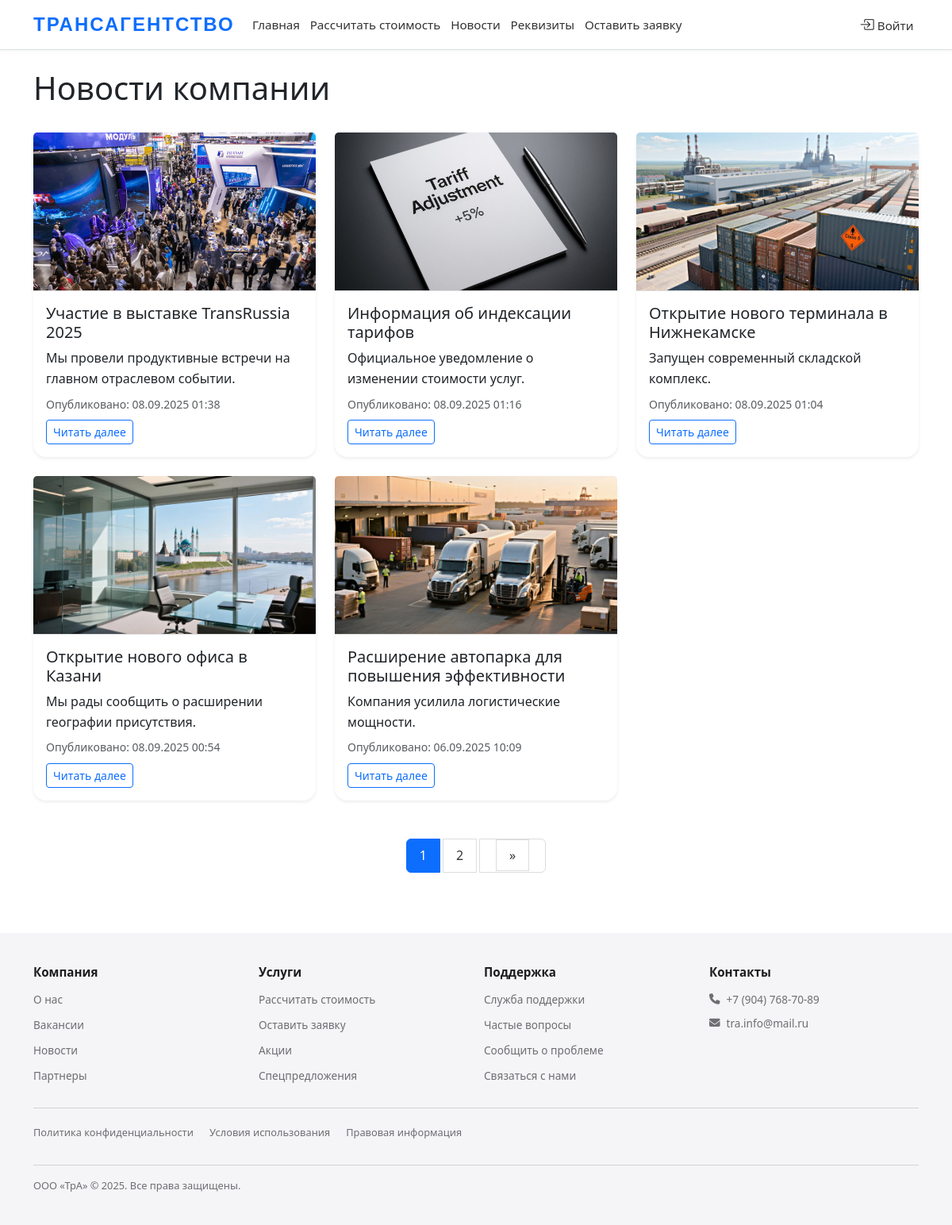
Page /news/ on the committed database.
### main/models.py (models this page shows, shortened)
class News(models.Model):
    title = models.CharField(max_length=200, verbose_name="Заголовок")
    short_description = models.TextField(verbose_name="Краткое описание", help_text="Этот текст будет отображаться в списке новостей")
    content = models.TextField(verbose_name="Полный текст новости")
    created_at = models.DateTimeField(auto_now_add=True, verbose_name="Дата публикации")
    author = models.ForeignKey(User, on_delete=models.CASCADE, verbose_name="Автор")
    class Meta:
        verbose_name = "Новость"
        verbose_name_plural = "Новости"

class NewsImage(models.Model):
    news = models.ForeignKey(News, related_name='images', on_delete=models.CASCADE)
    image = models.ImageField(upload_to='news_images/', verbose_name="Изображение")
    uploaded_at = models.DateTimeField(auto_now_add=True)
    class Meta:
        verbose_name = "Изображение новости"
        verbose_name_plural = "Изображения новостей"

class CompanyRequisites(models.Model):
    full_name = models.CharField(max_length=200, verbose_name="Полное наименование",
                               default='Общество с ограниченной ответственностью "Трансагентство"')
    short_name = models.CharField(max_length=100, verbose_name="Краткое наименование",
                                default='ООО «ТрА»')
    legal_address = models.TextField(verbose_name="Юридический адрес",
                                   default='РТ, 422772, м. р-н Пестречинский, с.п. Кощаковское, д.Званка, ул.Лазурная д.2А')
    postal_address = models.TextField(verbose_name="Почтовый адрес",
                                    default='РТ, 422772, м. р-н Пестречинский, с.п. Кощаковское, д.Званка, ул.Лазурная д.2А')
    phone = models.CharField(max_length=20, verbose_name="Телефон",
                           default='+7 (904) 768-70-89')
    email = models.EmailField(verbose_name="Эл. почта",
                            default='tra.info@mail.ru')
    inn = models.CharField(max_length=12, verbose_name="ИНН",
                         default='1651092275')
    kpp = models.CharField(max_length=9, verbose_name="КПП",
                          default='168601001')
    ogrn = models.CharField(max_length=15, verbose_name="ОГРН",
                           default='1221600078809')
    okpo = models.CharField(max_length=10, verbose_name="ОКПО",
                           default='75376496')
    railway_code = models.CharField(max_length=10, verbose_name="Код жд",
                                   default='4231')
    els_code = models.CharField(max_length=15, verbose_name="Код ЕЛС",
                               default='1006546099')
    bank_name_rub = models.CharField(max_length=200, verbose_name="Банк (руб)",
                                    default='ФИЛИАЛ «НИЖЕГОРОДСКИЙ» АО «АЛЬФА-БАНК»')
    account_rub = models.CharField(max_length=20, verbose_name="Рублёвый р/с",
                                  default='40702810629140008516')
    corr_account_rub = models.CharField(max_length=20, verbose_name="Корр. счёт (руб)",
                                       default='30101810200000000824')
    bik_rub = models.CharField(max_length=9, verbose_name="БИК (руб)",
                              default='042202824')
    bank_name_curr = models.CharField(max_length=200, verbose_name="Банк (вал)",
                                     default='ООО Банк Аверс')
    account_curr = models.CharField(max_length=20, verbose_name="Валютный счёт",
                                   default='4070216300390000051')
    corr_account_curr = models.CharField(max_length=20, verbose_name="Корр. счёт (вал)",
                                        default='30101810500000000774')
    bik_curr = models.CharField(max_length=9, verbose_name="БИК (вал)",
                               default='049205774')
    director = models.CharField(max_length=100, verbose_name="Генеральный директор",
                               default='Давлетшина Алсу Ринатовна')
    class Meta:
        verbose_name = "Реквизиты компании"
        verbose_name_plural = "Реквизиты компании"

### main/views.py (the view)
# urls.py: path('news/', views.news_list, name='news_list'),
def news_list(request: HttpRequest) -> HttpResponse:
    news = News.objects.all().order_by('-created_at').prefetch_related('images')
    paginator = Paginator(news, 5)           # 5 новостей на страницу
    page_obj = paginator.get_page(request.GET.get('page'))
    return render(request, 'main/news_list.html', {**{'page_obj': page_obj}, **base_context(request)})

### main/views.py (called while the page is built)
def base_context(request: HttpRequest) -> dict:
    requisites = CompanyRequisites.objects.first()
    return {'requisites': requisites}

### main/templates/main/news_list.html (shortened to what this page needs)
{% extends 'main/base.html' %}
{% load static %}
{% block content %}
<div class="container mt-4">
    <div class="d-flex justify-content-between align-items-center mb-4">
        <h1>Новости компании</h1>
    </div>
    {% if page_obj %}
        <div class="row g-4">
            {% for news in page_obj %}
            <div class="col-md-6 col-lg-4">
                <div class="card h-100 shadow-sm">
                    {% if news.images.first %}
                    <img src="{{ news.images.first.image.url }}" class="card-img-top"
                         alt="{{ news.title }}" style="height: 200px; object-fit: cover;">
                    {% endif %}
                    <div class="card-body d-flex flex-column">
                        <h2 class="card-title h5">{{ news.title }}</h2>
                        <div class="card-text mb-2">{{ news.short_description|striptags|truncatechars:120 }}</div>
                        <div class="mt-auto">
                            <p class="text-muted small mb-2">
                                Опубликовано: {{ news.created_at|date:"d.m.Y H:i" }}
                            </p>
                            <div class="d-flex justify-content-between align-items-center">
                                <a href="{% url 'news_detail' news.pk %}" class="btn btn-sm btn-outline-primary">
                                    Читать далее
                                </a>
                            </div>
                        </div>
                    </div>
                </div>
            </div>
            {% endfor %}
        </div>
    {% else %}
        <div class="alert alert-info text-center py-4">
            <i class="bi bi-info-circle-fill me-2"></i>Новостей пока нет
        </div>
    {% endif %}
    {% if page_obj.paginator.num_pages > 1 %}
        <div class="mt-5">
            {% include 'main/includes/pagination.html' %}
        </div>
    {% endif %}
</div>
{% endblock %}

### main/templates/main/base.html (shortened to what this page needs)
{% load static %}
<!DOCTYPE html>
<html lang="ru">
<head>
    <link href="https://cdn.jsdelivr.net/npm/bootstrap@5.3.0/dist/css/bootstrap.min.css" rel="stylesheet">
    <link rel="stylesheet" href="https://cdn.jsdelivr.net/npm/bootstrap-icons@1.8.0/font/bootstrap-icons.css">
    <link rel="stylesheet" href="https://cdn.jsdelivr.net/npm/lightbox2@2.11.3/dist/css/lightbox.min.css">
    <link rel="stylesheet" href="https://cdnjs.cloudflare.com/ajax/libs/font-awesome/6.4.0/css/all.min.css">
    <link rel="stylesheet" href="{% static 'css/styles.css' %}">
</head>
<body>
    <nav class="navbar navbar-expand-lg navbar-light bg-white border-bottom">
        <div class="container">
            <a class="navbar-brand fw-bold" href="{% url 'home' %}">
                <span class="text-primary">Трансагентство</span>
            </a>
            <div class="collapse navbar-collapse" id="navbarNav">
                <div class="navbar-nav">
                    <a class="nav-link px-3" href="{% url 'home' %}">Главная</a>
                    <a class="nav-link px-3" href="{% url 'calculate' %}">Рассчитать стоимость</a>
                    <a class="nav-link px-3" href="{% url 'news_list' %}">Новости</a>
                    <a class="nav-link px-3" href="{% url 'requisites' %}">Реквизиты</a>
                    <a class="nav-link px-3" href="{% url 'application' %}">Оставить заявку</a>
                </div>
                <div class="navbar-nav ms-auto">
                    {% if user.is_authenticated %}
                        <a class="nav-link px-3" href="{% url 'profile' %}" style="text-decoration: none;">
                            <i class="bi bi-person-circle me-1"></i>{{ user.username }}
                        </a>
                        {% if not user.is_superuser %}
                            <a class="nav-link px-3" href="{% url 'my_applications' %}">
                                <i class="bi bi-list-check me-1"></i>Мои заявки
                            </a>
                        {% endif %}
                        {% include 'main/includes/logout_form.html' %}
                        {% if user.is_superuser %}
                            <a class="nav-link px-3" href="{% url 'create_news' %}">
                                <i class="bi bi-plus-circle me-1"></i>Добавить новость
                            </a>
                            <a class="nav-link px-3" href="{% url 'application_list' %}">
                                <i class="bi bi-list-check me-1"></i>Заявки
                            </a>
                        {% endif %}
                    {% else %}
                        <a class="nav-link px-3" href="{% url 'login' %}">
                            <i class="bi bi-box-arrow-in-right me-1"></i>Войти
                        </a>
                    {% endif %}
                </div>
            </div>
        </div>
    </nav>
    <main>
        {% block content %}{% endblock %}
    </main>
    {% include 'main/includes/footer.html' %}
</body>
</html>

### main/templates/main/includes/pagination.html (shortened to what this page needs)
{% if page_obj.has_other_pages %}
<nav aria-label="Page navigation">
    <ul class="pagination justify-content-center mt-4">
        {% for num in page_obj.paginator.page_range %}
            {% if page_obj.number == num %}
            <li class="page-item active"><a class="page-link" href="#">{{ num }}</a></li>
            {% else %}
            <li class="page-item"><a class="page-link" href="?page={{ num }}">{{ num }}</a></li>
            {% endif %}
        {% endfor %}
        {% if page_obj.has_next %}
        <li class="page-item">
            <a class="page-link" href="?page={{ page_obj.next_page_number }}" aria-label="Next">
                <span aria-hidden="true">&raquo;</span>
            </a>
        </li>
        {% endif %}
    </ul>
</nav>
{% endif %}

### main/templates/main/includes/footer.html
<footer class="apple-footer">
    <div class="container">
        <div class="apple-nav">
            <div class="apple-col">
                <h3>Компания</h3>
                <ul>
                    <li><a href="{% url 'home' %}">О нас</a></li>
                    <li><a href="#">Вакансии</a></li>
                    <li><a href="{% url 'news_list' %}">Новости</a></li>
                    <li><a href="#">Партнеры</a></li>
                </ul>
            </div>
            <div class="apple-col">
                <h3>Услуги</h3>
                <ul>
                    <li><a href="{% url 'calculate' %}">Рассчитать стоимость</a></li>
                    <li><a href="{% url 'application' %}">Оставить заявку</a></li>
                    <li><a href="#">Акции</a></li>
                    <li><a href="#">Спецпредложения</a></li>
                </ul>
            </div>
            <div class="apple-col">
                <h3>Поддержка</h3>
                <ul>
                    <li><a href="#">Служба поддержки</a></li>
                    <li><a href="#">Частые вопросы</a></li>
                    <li><a href="#">Сообщить о проблеме</a></li>
                    <li><a href="{% url 'requisites' %}">Связаться с нами</a></li>
                </ul>
            </div>
            <div class="apple-col">
                <h3>Контакты</h3>
                <div class="apple-contact">
                    <a href="tel:{{ requisites.phone }}"><i class="fas fa-phone"></i> {{ requisites.phone }}</a>
                    <a href="mailto:{{ requisites.email }}"><i class="fas fa-envelope"></i> {{ requisites.email }}</a>
                </div>
            </div>
        </div>
        <div class="apple-bottom">
            <div class="apple-legal">
                <a href="#">Политика конфиденциальности</a>
                <a href="#">Условия использования</a>
                <a href="#">Правовая информация</a>
            </div>
            <div class="apple-copyright">
                {{ requisites.short_name }} © {% now "Y" %}. Все права защищены.
            </div>
        </div>
    </div>
</footer>

### main/static/css/styles.css (style rules this page uses)
:root { --primary-blue: #0b5ed7; --dark-blue: #0a4eb5; }
body { margin: 0; padding: 0; display: flex; flex-direction: column; min-height: 100vh; font-family: 'Segoe UI', Tahoma, Geneva, Verdana, sans-serif; line-height: 1.6; }
main { flex: 1; padding-bottom: 60px; width: 100%; }
.navbar { padding: 0.5rem 0; box-shadow: 0 1px 5px rgba(0, 0, 0, 0.05); background-color: white; position: relative; z-index: 1000; font-size: 0.95rem; }
.navbar-brand { font-size: 1.3rem; letter-spacing: -0.3px; font-weight: 600; color: var(--dark-blue) !important; padding: 0.25rem 0; }
.nav-link { font-weight: 500; color: #333 !important; transition: all 0.2s ease; margin: 0 0.4rem; padding: 0.4rem 0 !important; font-size: 0.95rem; position: relative; }
.nav-link::after { content: ''; position: absolute; bottom: 0; left: 50%; width: 0; height: 2px; background: var(--primary-blue); transition: all 0.3s ease; transform: translateX(-50%); }
.card { border-radius: 1rem; border: none; transition: all 0.3s ease; }
.card-img-top { border-bottom: 1px solid rgba(0,0,0,.125); transition: transform 0.3s ease; }
.btn { transition: all 0.3s ease; }
.bi { font-size: 1.2em; }
.pagination { display: flex; justify-content: center; margin-top: 20px; }
.pagination a, .pagination span { padding: 8px 16px; margin: 0 4px; border: 1px solid #ddd; text-decoration: none; color: #333; }
.navbar-brand { font-family: 'Arial', sans-serif !important; font-size: 24px !important; font-weight: bold !important; color: #4a6bff !important; text-transform: uppercase !important; letter-spacing: 2px !important; }
.apple-footer { background: #f5f5f7; color: #6e6e73; padding: 40px 0; font-size: 0.85rem; margin-top: auto; }
.apple-nav { display: grid; grid-template-columns: repeat(auto-fit, minmax(180px, 1fr)); gap: 20px; border-bottom: 1px solid #d2d2d7; padding-bottom: 20px; margin-bottom: 20px; }
.apple-col h3 { font-size: 0.95rem; font-weight: 600; margin-bottom: 15px; color: #1d1d1f; }
.apple-col ul { list-style: none; padding: 0; margin: 0; }
.apple-col ul li { margin-bottom: 10px; }
.apple-col ul li a { color: #6e6e73; text-decoration: none; transition: color 0.3s; font-size: 0.85rem; }
.apple-contact { display: flex; flex-direction: column; gap: 8px; }
.apple-contact a { color: #6e6e73; text-decoration: none; display: flex; align-items: center; gap: 8px; font-size: 0.85rem; }
.apple-bottom { display: flex; justify-content: space-between; align-items: center; flex-wrap: wrap; gap: 15px; }
.apple-legal { display: flex; gap: 20px; flex-wrap: wrap; }
.apple-legal a { color: #6e6e73; text-decoration: none; font-size: 0.8rem; }
.apple-copyright { width: 100%; margin-top: 15px; padding-top: 15px; border-top: 1px solid #d2d2d7; font-size: 0.8rem; color: #6e6e73; }
.card-text { font-weight: 400 !important; }

### rows in the picture
News: images.first.image (picture), title "Участие в выставке TransRussia 2025", short_description "Мы провели продуктивные встречи на главном отраслевом событии.", created_at "08.09.2025 01:38"
News: images.first.image (picture), title "Информация об индексации тарифов", short_description "Официальное уведомление о изменении стоимости услуг.", created_at "08.09.2025 01:16"
News: images.first.image (picture), title "Открытие нового терминала в Нижнекамске", short_description "Запущен современный складской комплекс.", created_at "08.09.2025 01:04"
News: images.first.image (picture), title "Открытие нового офиса в Казани", short_description "Мы рады сообщить о расширении географии присутствия.", created_at "08.09.2025 00:54"
News: images.first.image (picture), title "Расширение автопарка для повышения эффективности", short_description "Компания усилила логистические мощности.", created_at "06.09.2025 10:09"
CompanyRequisites: phone "+7 (904) 768-70-89", email "tra.info@mail.ru", short_name "ООО «ТрА»"

### other values in the picture
{{ num }} "1"
{{ num }} "2"
